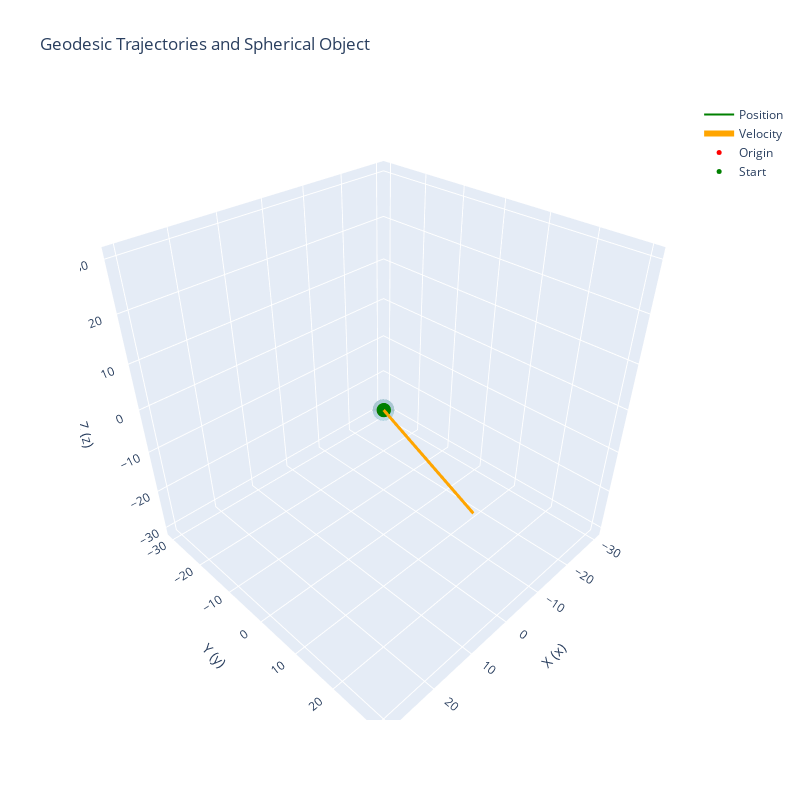

This figure's notebook cell:
### Markdown cell above
## Plotting

### Code cell
import plotly.graph_objects as go
import numpy as np
from matplotlib import cm
from matplotlib.colors import Normalize

G_val=1
M_val=1
c_val=1


# Assume `trimmed_geods`, `angles` and `rs` (radius of the sphere) are defined
rs = 2*G_val*M_val/c_val**2
print(rs)

# More refined grid for smoother sphere
phi = np.linspace(0, np.pi, 100)
theta = np.linspace(0, 2 * np.pi, 100)
phi, theta = np.meshgrid(phi, theta)
x = rs * np.sin(phi) * np.cos(theta)
y = rs * np.sin(phi) * np.sin(theta)
z = rs * np.cos(phi)

# Define the figure
fig = go.Figure()

# Normalize and prepare colors for geodesics
norm = Normalize(vmin=np.min(angles), vmax=np.max(angles))
colors = cm.viridis(norm(angles))
hex_colors = [f'rgb({int(c[0]*255)}, {int(c[1]*255)}, {int(c[2]*255)})' for c in colors]

# Plotting each geodesic with its corresponding color
angs = 1
for i in range(angs):
    geod = [g[i, :] for g in geods]
    ts, xs, ys, zs = geod[:4]
    xs = [x for x in xs]
    ys = [float(y) for y in ys]
    zs = [float(z) for z in zs]

    # Position plot
    fig.add_trace(go.Scatter3d(x=xs, y=ys, z=zs, mode='lines', line=dict(color="green"), name='Position'))
    dx, dy, dz = geod[1][5:]

    # Adding a vector trace from the start marker
    fig.add_trace(go.Scatter3d(
        x=[xs[1], xs[1] + dx],
        y=[ys[1], ys[1] + dy],
        z=[zs[1], zs[1] + dz],
        mode='lines+markers',
        marker=dict(size=4, color='orange'),  # Style the endpoint marker
        line=dict(color='orange', width=6),   # Style the line
        name='Velocity'
    ))

# for geod, color in zip(geods, hex_colors):
#     for ang in geod:
#         print(ang.shape)
#         ts, xs, ys, zs = ang[:4]

#         # Convert all NumPy floats to Python floats
#         xs = [x for x in xs]
#         ys = [float(y) for y in ys]
#         zs = [float(z) for z in zs]

#         # Position plot
#         fig.add_trace(go.Scatter3d(x=xs, y=ys, z=zs, mode='lines', line=dict(color=color), name='Position'))
# Create a surface trace for the sphere with a refined grid
fig.add_trace(go.Surface(x=x, y=y, z=z, showscale=False, opacity=0.5, colorscale=[[0, 'lightblue'], [1, 'lightblue']]))


fig.add_trace(go.Scatter3d(
    x=[0], y=[0], z=[0],
    mode='markers',
    marker=dict(size=5, color='red'),  # Adjust size and color as needed
    name='Origin'
))
fig.add_trace(go.Scatter3d(
    x=[xs[1]], y=[ys[1]], z=[zs[1]],
    mode='markers',
    marker=dict(size=5, color='green'),  # Adjust size and color as needed
    name='Start'
))
axisLim=max(abs((min(min(xs, ys, zs)))), max(max(xs, ys, zs)), rs)
axisLim+=2
fig.update_layout(
    width=800,
    height=800,
    scene=dict(
        xaxis_title='X (x)',
        yaxis_title='Y (y)',
        zaxis_title='Z (z)',
        aspectmode='cube',  # Ensure equal scaling
        
        xaxis=dict(range=[-axisLim, axisLim]), # Set axis limits to match sphere radius
        yaxis=dict(range=[-axisLim, axisLim]),
        zaxis=dict(range=[-axisLim, axisLim])
    ),
    title='Geodesic Trajectories and Spherical Object'
)

fig.show()

### Figure 1 — Plotly figure (JSON) as saved in the notebook; plotly's stock layout.template omitted (floating-point values rounded to 4 significant figures; data arrays with more than 128 entries replaced by an {"elided": "..."} marker saying what was removed)
{"data": [{"line": {"color": "green"}, "mode": "lines", "name": "Position", "type": "scatter3d", "x": [0.01326, 4.01, 4.03, 4.0, 13.26, 9.993, 30.02, 0.02459], "y": [0.0265, 4.02, 4.06, 4.0, 13.24, 9.986, 30.05, 0.04915], "z": [0.03972, 4.03, 4.09, 4.0, 13.22, 9.98, 30.07, 0.07367]}, {"line": {"color": "orange", "width": 6}, "marker": {"color": "orange", "size": 4}, "mode": "lines+markers", "name": "Velocity", "type": "scatter3d", "x": [4.01, 14.0], "y": [4.02, 34.04], "z": [4.03, 4.055]}, {"colorscale": [[0, "lightblue"], [1, "lightblue"]], "opacity": 0.5, "showscale": false, "type": "surface", "x": {"elided": "100x100 float values"}, "y": {"elided": "100x100 float values"}, "z": {"elided": "100x100 float values"}}, {"marker": {"color": "red", "size": 5}, "mode": "markers", "name": "Origin", "type": "scatter3d", "x": [0], "y": [0], "z": [0]}, {"marker": {"color": "green", "size": 5}, "mode": "markers", "name": "Start", "type": "scatter3d", "x": [4.01], "y": [4.02], "z": [4.03]}], "layout": {"height": 800, "scene": {"aspectmode": "cube", "xaxis": {"range": [-32.07, 32.07], "title": {"text": "X (x)"}}, "yaxis": {"range": [-32.07, 32.07], "title": {"text": "Y (y)"}}, "zaxis": {"range": [-32.07, 32.07], "title": {"text": "Z (z)"}}}, "title": {"text": "Geodesic Trajectories and Spherical Object"}, "width": 800}}
